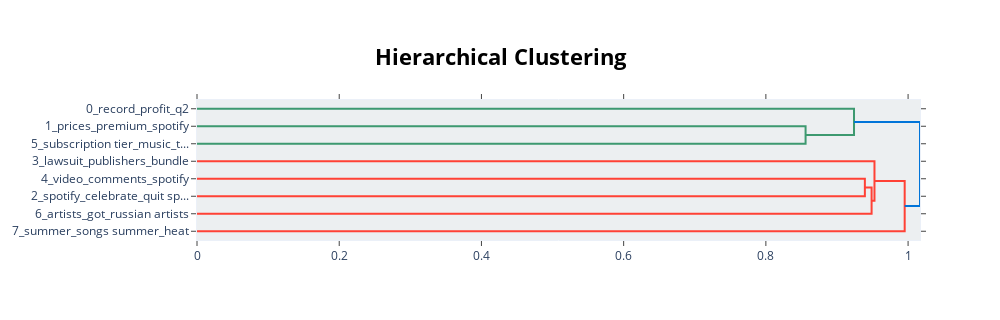

Here is the notebook cell this chart was saved with:
### Code cell
# Visualise the topic hierarchy
topic_model.visualize_hierarchy(top_n_topics=9)

### Figure 1 — Plotly figure (JSON) as saved in the notebook; plotly's stock layout.template omitted (floating-point values rounded to 4 significant figures)
{"data": [{"hoverinfo": "text", "marker": {"color": "rgb(61,153,112)"}, "mode": "lines", "type": "scatter", "x": [0, 0.8558, 0.8558, 0], "xaxis": "x", "y": [-15, -15, -25, -25], "yaxis": "y"}, {"hoverinfo": "text", "marker": {"color": "rgb(61,153,112)"}, "mode": "lines", "type": "scatter", "x": [0, 0.9239, 0.9239, 0.8558], "xaxis": "x", "y": [-5, -5, -20, -20], "yaxis": "y"}, {"hoverinfo": "text", "marker": {"color": "rgb(255,65,54)"}, "mode": "lines", "type": "scatter", "x": [0, 0.9392, 0.9392, 0], "xaxis": "x", "y": [-45, -45, -55, -55], "yaxis": "y"}, {"hoverinfo": "text", "marker": {"color": "rgb(255,65,54)"}, "mode": "lines", "type": "scatter", "x": [0.9392, 0.9487, 0.9487, 0], "xaxis": "x", "y": [-50, -50, -65, -65], "yaxis": "y"}, {"hoverinfo": "text", "marker": {"color": "rgb(255,65,54)"}, "mode": "lines", "type": "scatter", "x": [0, 0.9527, 0.9527, 0.9487], "xaxis": "x", "y": [-35, -35, -57.5, -57.5], "yaxis": "y"}, {"hoverinfo": "text", "marker": {"color": "rgb(255,65,54)"}, "mode": "lines", "type": "scatter", "x": [0.9527, 0.9952, 0.9952, 0], "xaxis": "x", "y": [-46.25, -46.25, -75, -75], "yaxis": "y"}, {"hoverinfo": "text", "marker": {"color": "rgb(0,116,217)"}, "mode": "lines", "type": "scatter", "x": [0.9239, 1.017, 1.017, 0.9952], "xaxis": "x", "y": [-12.5, -12.5, -60.62, -60.62], "yaxis": "y"}], "layout": {"autosize": false, "height": 320, "hoverlabel": {"bgcolor": "white", "font": {"family": "Rockwell", "size": 16}}, "hovermode": "closest", "plot_bgcolor": "#ECEFF1", "showlegend": false, "title": {"font": {"color": "Black", "size": 22}, "text": "<b>Hierarchical Clustering</b>", "x": 0.5, "xanchor": "center", "yanchor": "top"}, "width": 1000, "xaxis": {"mirror": "allticks", "rangemode": "tozero", "showgrid": false, "showline": true, "showticklabels": true, "ticks": "outside", "type": "linear", "zeroline": false}, "yaxis": {"mirror": "allticks", "range": [-80, 0], "rangemode": "tozero", "showgrid": false, "showline": true, "showticklabels": true, "tickmode": "array", "ticks": "outside", "ticktext": ["0_record_profit_q2", "1_prices_premium_spotify", "5_subscription tier_music_t...", "3_lawsuit_publishers_bundle", "4_video_comments_spotify", "2_spotify_celebrate_quit sp...", "6_artists_got_russian artists", "7_summer_songs summer_heat"], "tickvals": [-5, -15, -25, -35, -45, -55, -65, -75], "type": "linear", "zeroline": false}}}
